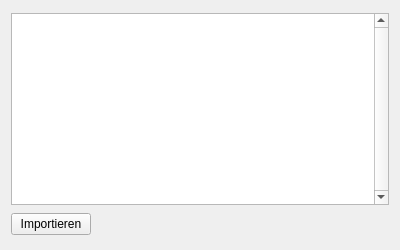
<?xml version="1.0" encoding="UTF-8"?>
<ui version="4.0">
 <class>apisMonoplotImportDialog</class>
 <widget class="QDialog" name="apisMonoplotImportDialog">
  <property name="windowModality">
   <enum>Qt::ApplicationModal</enum>
  </property>
  <property name="geometry">
   <rect>
    <x>0</x>
    <y>0</y>
    <width>400</width>
    <height>250</height>
   </rect>
  </property>
  <property name="windowTitle">
   <string>APIS MONOPLOT Import</string>
  </property>
  <property name="windowIcon">
   <iconset resource="resource.qrc">
    <normaloff>:/plugins/APIS/icons/apis.png</normaloff>:/plugins/APIS/icons/apis.png</iconset>
  </property>
  <property name="modal">
   <bool>true</bool>
  </property>
  <layout class="QVBoxLayout" name="verticalLayout">
   <item>
    <widget class="QPlainTextEdit" name="uiReportPTxt">
     <property name="sizePolicy">
      <sizepolicy hsizetype="Expanding" vsizetype="Maximum">
       <horstretch>0</horstretch>
       <verstretch>0</verstretch>
      </sizepolicy>
     </property>
     <property name="verticalScrollBarPolicy">
      <enum>Qt::ScrollBarAlwaysOn</enum>
     </property>
     <property name="horizontalScrollBarPolicy">
      <enum>Qt::ScrollBarAsNeeded</enum>
     </property>
     <property name="plainText">
      <string/>
     </property>
    </widget>
   </item>
   <item>
    <widget class="QPushButton" name="uiImportBtn">
     <property name="sizePolicy">
      <sizepolicy hsizetype="Maximum" vsizetype="Fixed">
       <horstretch>0</horstretch>
       <verstretch>0</verstretch>
      </sizepolicy>
     </property>
     <property name="text">
      <string>Importieren</string>
     </property>
     <property name="icon">
      <iconset resource="resource.qrc">
       <normaloff>:/plugins/APIS/icons/monoplot.png</normaloff>:/plugins/APIS/icons/monoplot.png</iconset>
     </property>
     <property name="iconSize">
      <size>
       <width>24</width>
       <height>24</height>
      </size>
     </property>
     <property name="autoDefault">
      <bool>false</bool>
     </property>
    </widget>
   </item>
  </layout>
 </widget>
 <resources>
  <include location="resource.qrc"/>
 </resources>
 <connections/>
</ui>
